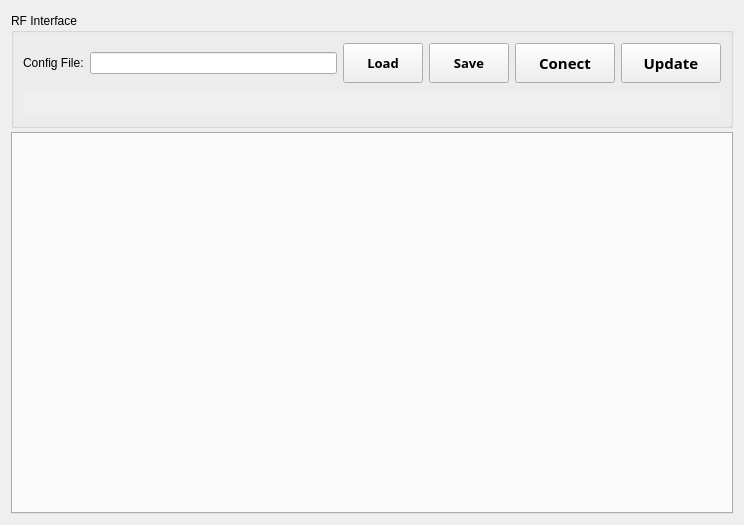
<?xml version="1.0" encoding="UTF-8"?>
<ui version="4.0">
 <class>Form</class>
 <widget class="QWidget" name="Form">
  <property name="geometry">
   <rect>
    <x>0</x>
    <y>0</y>
    <width>744</width>
    <height>525</height>
   </rect>
  </property>
  <property name="minimumSize">
   <size>
    <width>0</width>
    <height>525</height>
   </size>
  </property>
  <property name="windowTitle">
   <string>Form</string>
  </property>
  <layout class="QVBoxLayout" name="verticalLayout_3" stretch="1,0">
   <item>
    <widget class="QGroupBox" name="groupBox">
     <property name="minimumSize">
      <size>
       <width>0</width>
       <height>115</height>
      </size>
     </property>
     <property name="maximumSize">
      <size>
       <width>16777215</width>
       <height>110</height>
      </size>
     </property>
     <property name="title">
      <string>RF Interface</string>
     </property>
     <layout class="QVBoxLayout" name="verticalLayout_4" stretch="2,0">
      <item>
       <layout class="QHBoxLayout" name="horizontalLayout">
        <property name="sizeConstraint">
         <enum>QLayout::SetFixedSize</enum>
        </property>
        <item>
         <layout class="QVBoxLayout" name="verticalLayout_2" stretch="2">
          <property name="sizeConstraint">
           <enum>QLayout::SetFixedSize</enum>
          </property>
          <item>
           <layout class="QHBoxLayout" name="horizontalLayout_2">
            <property name="sizeConstraint">
             <enum>QLayout::SetFixedSize</enum>
            </property>
            <item>
             <widget class="QLabel" name="NON_config">
              <property name="text">
               <string>Config File:</string>
              </property>
             </widget>
            </item>
            <item>
             <widget class="QLineEdit" name="LE_config">
              <property name="minimumSize">
               <size>
                <width>0</width>
                <height>0</height>
               </size>
              </property>
             </widget>
            </item>
            <item>
             <widget class="QPushButton" name="BTN_load">
              <property name="minimumSize">
               <size>
                <width>75</width>
                <height>40</height>
               </size>
              </property>
              <property name="font">
               <font>
                <family>Arial Black</family>
                <pointsize>10</pointsize>
                <weight>75</weight>
                <bold>true</bold>
               </font>
              </property>
              <property name="text">
               <string>Load</string>
              </property>
             </widget>
            </item>
            <item>
             <widget class="QPushButton" name="BTN_save">
              <property name="minimumSize">
               <size>
                <width>75</width>
                <height>40</height>
               </size>
              </property>
              <property name="font">
               <font>
                <family>Arial Black</family>
                <pointsize>10</pointsize>
                <weight>75</weight>
                <bold>true</bold>
               </font>
              </property>
              <property name="text">
               <string>Save</string>
              </property>
             </widget>
            </item>
            <item>
             <layout class="QVBoxLayout" name="verticalLayout">
              <property name="spacing">
               <number>2</number>
              </property>
             </layout>
            </item>
           </layout>
          </item>
         </layout>
        </item>
        <item>
         <widget class="QPushButton" name="BTN_connect">
          <property name="minimumSize">
           <size>
            <width>100</width>
            <height>40</height>
           </size>
          </property>
          <property name="font">
           <font>
            <family>Arial Black</family>
            <pointsize>11</pointsize>
            <weight>75</weight>
            <bold>true</bold>
           </font>
          </property>
          <property name="text">
           <string>Conect</string>
          </property>
          <property name="checkable">
           <bool>true</bool>
          </property>
         </widget>
        </item>
        <item>
         <widget class="QPushButton" name="BTN_update">
          <property name="minimumSize">
           <size>
            <width>100</width>
            <height>40</height>
           </size>
          </property>
          <property name="font">
           <font>
            <family>Arial Black</family>
            <pointsize>11</pointsize>
            <weight>75</weight>
            <bold>true</bold>
           </font>
          </property>
          <property name="text">
           <string>Update</string>
          </property>
          <property name="checkable">
           <bool>false</bool>
          </property>
         </widget>
        </item>
       </layout>
      </item>
      <item>
       <widget class="QScrollArea" name="scrollArea">
        <property name="minimumSize">
         <size>
          <width>0</width>
          <height>20</height>
         </size>
        </property>
        <property name="maximumSize">
         <size>
          <width>16777215</width>
          <height>25</height>
         </size>
        </property>
        <property name="frameShape">
         <enum>QFrame::NoFrame</enum>
        </property>
        <property name="frameShadow">
         <enum>QFrame::Plain</enum>
        </property>
        <property name="lineWidth">
         <number>0</number>
        </property>
        <property name="verticalScrollBarPolicy">
         <enum>Qt::ScrollBarAlwaysOff</enum>
        </property>
        <property name="sizeAdjustPolicy">
         <enum>QAbstractScrollArea::AdjustToContents</enum>
        </property>
        <property name="widgetResizable">
         <bool>false</bool>
        </property>
        <property name="alignment">
         <set>Qt::AlignLeading|Qt::AlignLeft|Qt::AlignVCenter</set>
        </property>
        <widget class="QWidget" name="scrollAreaWidgetContents_2">
         <property name="geometry">
          <rect>
           <x>0</x>
           <y>0</y>
           <width>697</width>
           <height>30</height>
          </rect>
         </property>
         <layout class="QHBoxLayout" name="horizontalLayout_3">
          <property name="spacing">
           <number>0</number>
          </property>
          <property name="leftMargin">
           <number>0</number>
          </property>
          <property name="topMargin">
           <number>0</number>
          </property>
          <property name="rightMargin">
           <number>0</number>
          </property>
          <property name="bottomMargin">
           <number>0</number>
          </property>
          <item>
           <layout class="QHBoxLayout" name="IndicatorLayout"/>
          </item>
          <item>
           <spacer name="horizontalSpacer_2">
            <property name="orientation">
             <enum>Qt::Horizontal</enum>
            </property>
            <property name="sizeHint" stdset="0">
             <size>
              <width>40</width>
              <height>20</height>
             </size>
            </property>
           </spacer>
          </item>
         </layout>
        </widget>
       </widget>
      </item>
     </layout>
    </widget>
   </item>
   <item>
    <widget class="QTabWidget" name="tabWidget">
     <property name="minimumSize">
      <size>
       <width>0</width>
       <height>150</height>
      </size>
     </property>
     <property name="currentIndex">
      <number>-1</number>
     </property>
    </widget>
   </item>
  </layout>
 </widget>
 <resources/>
 <connections>
  <connection>
   <sender>BTN_connect</sender>
   <signal>clicked(bool)</signal>
   <receiver>Form</receiver>
   <slot>pressedConButton()</slot>
   <hints>
    <hint type="sourcelabel">
     <x>564</x>
     <y>57</y>
    </hint>
    <hint type="destinationlabel">
     <x>1289</x>
     <y>-55</y>
    </hint>
   </hints>
  </connection>
  <connection>
   <sender>BTN_update</sender>
   <signal>clicked()</signal>
   <receiver>Form</receiver>
   <slot>pressedUpdateButton()</slot>
   <hints>
    <hint type="sourcelabel">
     <x>680</x>
     <y>64</y>
    </hint>
    <hint type="destinationlabel">
     <x>976</x>
     <y>-106</y>
    </hint>
   </hints>
  </connection>
 </connections>
 <slots>
  <slot>pressedConButton()</slot>
  <slot>pressedUpdateButton()</slot>
 </slots>
</ui>
